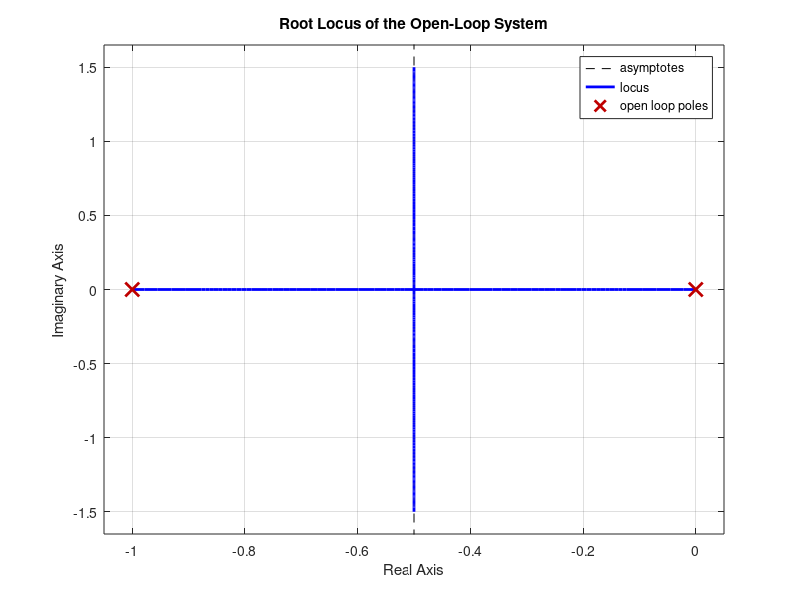
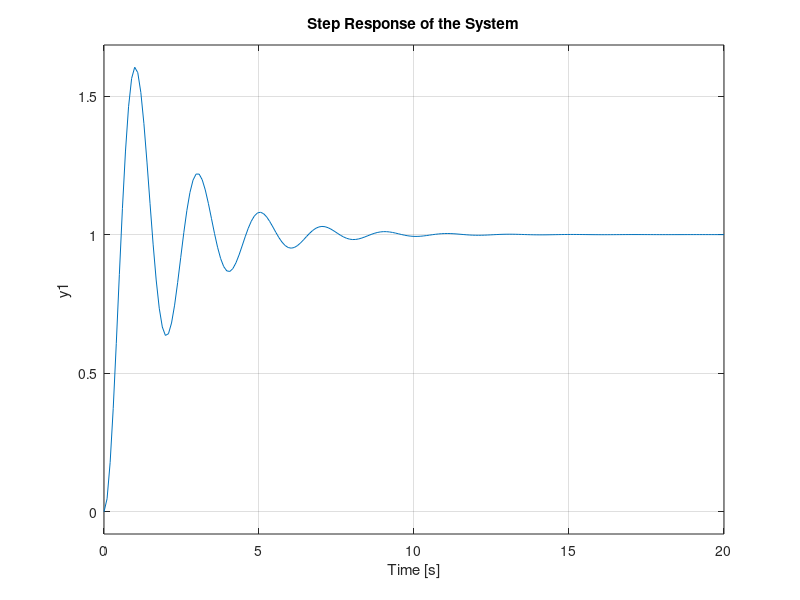
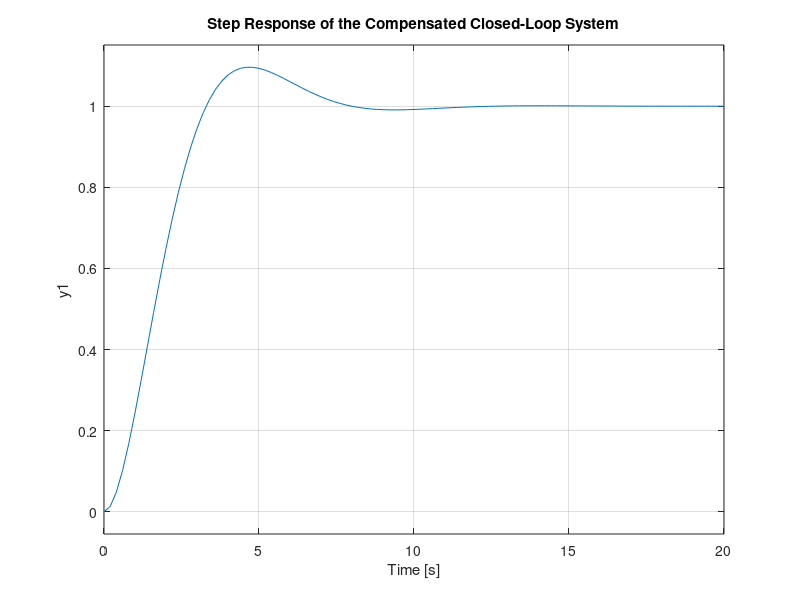

MATLAB code to generate these figures, in order:
% MATLAB script to design a lead compensator using root locus

% Given transfer function G(s) = 10 / (s(s+1))
num = 10;
den = [1 1 0]; % s(s+1) -> s^2 + s

G = tf(num, den);

% Desired damping ratio and natural frequency
zeta = 0.5;  % Damping ratio
omega_n = 3; % Natural frequency

% Desired closed-loop characteristic equation: s^2 + 3s + 9
desired_poles = roots([1 3 9]);

% Display the root locus of the open-loop transfer function
figure;
rlocus(G);
title('Root Locus of the Open-Loop System');
grid on;

% Check step response of the closed-loop system
figure;
step(feedback(G, 1));
title('Step Response of the System');


% Add lead compensator design using rlocus:
% Select gain (K) that places the poles at the desired locations
K = 0.07;  % Adjust this gain value based on root locus plot

% Closed-loop system with compensator
Gc = K * G;

% Check step response of the closed-loop system
figure;
step(feedback(Gc, 1));
title('Step Response of the Compensated Closed-Loop System');

% Display closed-loop poles
cl_poles = pole(feedback(Gc, 1));
disp('Closed-Loop Poles:');
disp(cl_poles);
